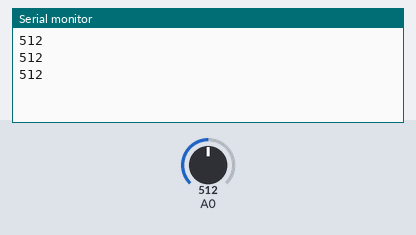
Recording of a sketch running on a simulated Arduino Uno, built with avr-gcc and run on an emulated ATmega328P. Shown: the last lines printed to the serial monitor. The test bench sets the inputs (shaded band); at power-on: A0 = 512.

Above: at 1.3 s.
1.4 s: A0 set to 716
At 1.9 s:
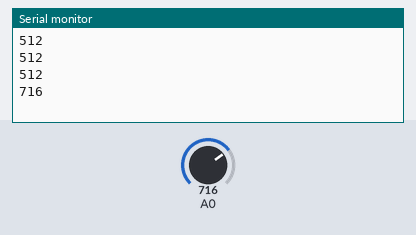
2.9 s: A0 set to 900
At 3.4 s:
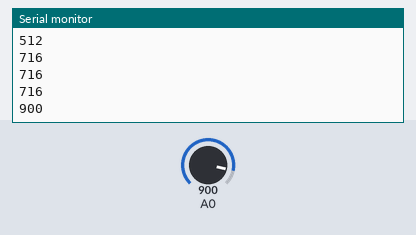
Timing chart, 0 to 5.9 s (numbered marks = the images above; inputs shaded):
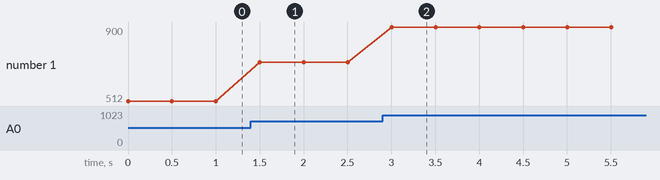

Measured:
- after the input at 1.4 s, the serial monitor: prints a new line after 0.10 s (image 1)
- after the input at 2.9 s, the serial monitor: prints a new line after 0.10 s (image 2)
- plotted number 1: 512 → 716 after the input at 1.4 s, 716 → 900 after the input at 2.9 s

The sketch:

MQ_Test.ino
```cpp
int VALOR;      // almacena valor leido del sensor

void setup(){
  Serial.begin(9600);   // inicializa comunicacion serie a 9600 bps
  // entradas analogicas no requieren inicializacion
}

void loop(){
  VALOR = analogRead(A0); // lee entrada A0 y asigna a variable VALOR
  Serial.println(VALOR);  // imprime en monitor serial el valor
  delay(500);     // breve demora de medio segundo
}
```
